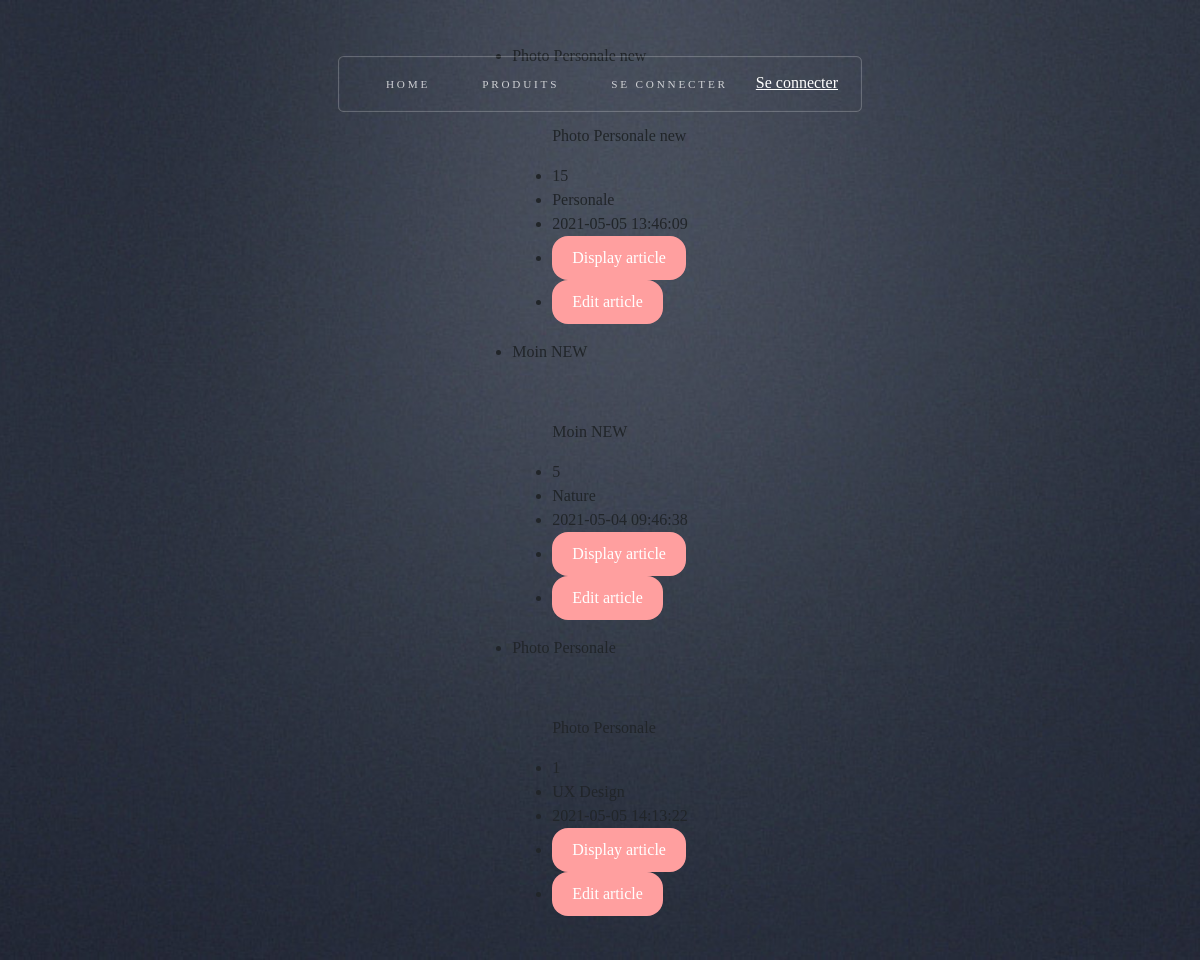
/products.php, run on the app's committed database.
### tables this page shows
CREATE TABLE IF NOT EXISTS `products` (
  `products_id` int(11) NOT NULL AUTO_INCREMENT,
  `products_name` varchar(255) NOT NULL,
  `products_description` text NOT NULL,
  `products_price` int(11) NOT NULL,
  `created_at` datetime NOT NULL DEFAULT current_timestamp(),
  `author` int(11) NOT NULL,
  `category` int(11) NOT NULL,
  PRIMARY KEY (`products_id`),
  KEY `author_user` (`author`)
);

CREATE TABLE IF NOT EXISTS `categories` (
  `categories_id` int(11) NOT NULL,
  `categories_name` varchar(255) NOT NULL
);

### products.php (the view, shortened to what this page needs)
<?php require 'inc/header.php' ?>
<?php
$sqlProducts = "SELECT p.*, u.username, c.categories_name FROM products AS p LEFT JOIN users AS u ON p.author = u.id LEFT JOIN categories AS c ON p.category = c.categories_id";
$products = $connect->query($sqlProducts)->fetchAll(PDO::FETCH_ASSOC);
?>
<section >
<?php
        foreach ($products as $product) {
        ?>
    <div class="columns">
        <ul class="price">
            <li class="header"><?php echo $product['products_name']; ?></li>
            <figure class="image is-4by3">
                <p class="card-text"><?php echo $product['products_description']; ?> </p>
            <li class="grey"><?php echo $product['products_price']; ?>
                <li><?php echo $product['categories_name']; ?></li>
                <li><?php echo $product['created_at']; ?></li>
            </li>
            <li class="grey"><a href="product.php?id=<?php echo $product['products_id']; ?>" class="btn">Display article</a></li>
            <li class="grey"><a href="editproducts.php?id=<?php echo $product['products_id']; ?>" class="btn"> Edit article</a></li>
     </ul>
    </div>
        <?php
        }
        ?>
    </section>

### inc/header.php (shortened to what this page needs)
<!DOCTYPE HTML>
<html lang="en" class="h-100">
<head>
    <link rel="stylesheet" href="./assets/css/style.css">
</head>
<header>
    <nav id="nav">
         <ul>
			<li class="current"><a href="index.php">Home</a></li>
			<li><a href="left-sidebar.html">Produits</a></li>
			<li><a href="login.php">Se connecter</a></li>
            <?php
                    if (empty($_SESSION)) {
                    ?>
                        <a class="nav-link" href="login.php">Se connecter</a>
                    <?php
                    }
                    ?>
		</ul>
        </nav>

### assets/css/style.css (style rules this page uses)
html { box-sizing: border-box; }
header { display: flex; -moz-align-items: center; -webkit-align-items: center; -ms-align-items: center; align-items: center; -moz-justify-content: center; -webkit-justify-content: center; -ms-justify-content: center; justify-content: center; position: relative; height: 60em; background: url(../img/banner.jpg) center center; background-size: cover; padding: 0; }
#nav { position: absolute; display: block; top: 2.5em; left: 0; width: 100%; text-align: center; }
#nav > ul { display: inline-block; border-radius: 0.35em; box-shadow: inset 0px 0px 1px 1px rgba(255, 255, 255, 0.25); padding: 0 1.5em 0 1.5em; }
#nav > ul > li { display: inline-block; text-align: center; padding: 0 1.5em 0 1.5em; }
#nav > ul > li > a, #nav > ul > li > span { display: block; color: #eee; color: rgba(255, 255, 255, 0.75); text-transform: uppercase; text-decoration: none; font-size: 0.7em; letter-spacing: 0.25em; height: 5em; line-height: 5em; -moz-transition: all .25s ease-in-out; -webkit-transition: all .25s ease-in-out; -o-transition: all .25s ease-in-out; -ms-transition: all .25s ease-in-out; transition: all .25s ease-in-out; outline: 0; }
.btn { background-color: #ff9f9f; border: none; color: white; padding: 10px 20px; text-align: center; text-decoration: none; display: inline-block; font-size: 16px; border-radius:1rem; cursor: pointer; }
a { color: white; }

### data on the page
products: products_name "Photo Personale new", products_description "Photo Personale new", products_price "15", categories.categories_name "Personale", created_at "2021-05-05 13:46:09"
products: products_name "Moin NEW", products_description "Moin NEW", products_price "5", categories.categories_name "Nature", created_at "2021-05-04 09:46:38"
products: products_name "Photo Personale", products_description "Photo Personale", products_price "1", categories.categories_name "UX Design", created_at "2021-05-05 14:13:22"
